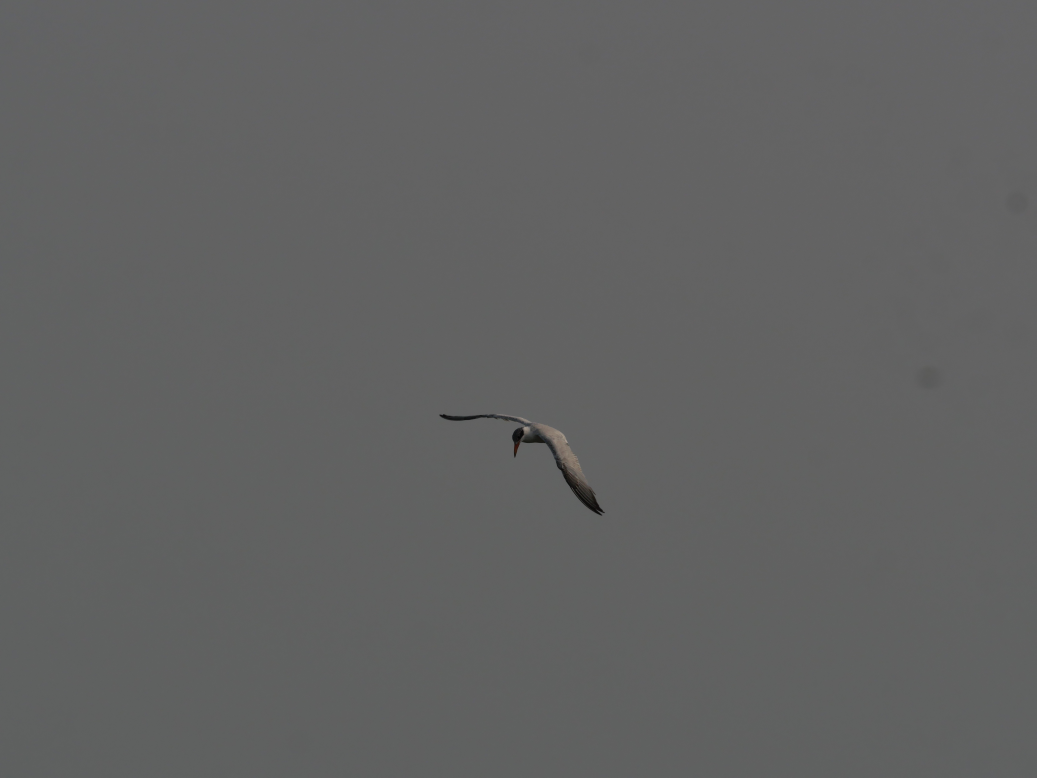
#> input picture test/P1052663.JPG, 5184 x 3888 px (shown at 1/5 size); its folder holds only this picture in this run
$ python -i track_map.py   (imports and definitions only)
#> lines starting #> are read from the running program, lines starting #| are printed output that depends on the picture; after the words box and inside, x2 and y2 are one past the last pixel; in counts of white or black regions, pixels touching at a corner belong together
# -*- coding: utf-8 -*-
"""生成观鸟行迹图、物种分布图与海拔剖面（PNG）。"""

from __future__ import annotations

import math
import os
from bisect import bisect_left
from dataclasses import dataclass
from datetime import datetime, timezone
from pathlib import Path
from typing import Dict, List, Mapping, Optional, Sequence, Tuple
from zoneinfo import ZoneInfo

import matplotlib

# [1 line not run here, left out]
import matplotlib.patheffects as pe
import matplotlib.pyplot as plt
import matplotlib.font_manager as fm
import numpy as np
from matplotlib.ticker import MaxNLocator, MultipleLocator
from matplotlib.offsetbox import (
    AnchoredOffsetbox,
    AnnotationBbox,
    HPacker,
    OffsetImage,
    TextArea,
)
from PIL import Image, ImageDraw, ImageFilter

from .amap_basemap import (
    fetch_amap_basemap_rgba,
    gcj_bounds_from_lonlats,
    regeo_place_label,
    wgs84_to_map_lonlat,
)
from .gpx_io import GpxPoint, load_gpx_many, resolve_gpx_path_list
from .gpx_match import (
    DEFAULT_EXIF_TZ,
    DEFAULT_GPX_TZ,
    TrackTimeAlignment,
    _times_index,
    alignment_from_tz,
    describe_time_alignment,
    match_photos_to_track,
)
from .photo_collect import BirdPhoto, collect_bird_photos
from .timezone_util import wall_clock_to_utc_naive

# 图内标题日期统一显示为北京时间
MAP_DISPLAY_TZ = ZoneInfo("Asia/Shanghai")

# 手机 2K 竖屏正式导出（宽 × 高，像素）
EXPORT_WIDTH_PX = 1440
EXPORT_HEIGHT_PX = 2560
EXPORT_DPI = 120
PREVIEW_WIDTH_PX = EXPORT_WIDTH_PX
PREVIEW_HEIGHT_PX = EXPORT_HEIGHT_PX
PREVIEW_DPI = EXPORT_DPI

# 照片 EXIF 时刻与 GPX 时间轴相差超过此值（秒）则不绘制记录点
DEFAULT_GPX_MATCH_MAX_DELTA_S = 60 * 60  # 1 小时：GPX 开晚了/关早了仍可按最近端点匹配
# 正式导出 PNG 时鸟图标注上限（避免画布过大 + 大量缩略图导致内存崩溃）
EXPORT_MAX_MARKERS = 150
# 预览模式鸟图标注上限
PREVIEW_MAX_MARKERS = 40

# 地图鸟图、物种标注与海拔文字相对原尺寸放大约 1/3
_MARKER_SIZE_SCALE = 4 / 3
# 裁圆前取画面中心正方形边长 = min(宽,高) × 此比例（0.5 ≈ 2× 放大鸟体）
_THUMB_CENTER_CROP_RATIO = 0.5
# 物种名距地图左右边界至少为地图宽度的此比例
_MAP_LABEL_X_MARGIN_FRAC = 1 / 50.0
# 物种名字号 = 地图轴高度（像素）/ 此除数
_MAP_SPECIES_LABEL_HEIGHT_DIV = 100.0
# 鸟图直径 = 整图高度 × 此比例（预览/导出一致）
_MAP_THUMB_HEIGHT_FRAC = 1 / 32.0
# 海拔剖面鸟图相对地图略小（原 48/64 比例）
_ELEV_THUMB_HEIGHT_FRAC = _MAP_THUMB_HEIGHT_FRAC * (48 / 64.0)

# 海拔剖面（绿色主题）
ELEV_LINE_COLOR = "#1B5E20"
ELEV_FILL_COLOR = "#D5F5E3"
ELEV_HIGHLIGHT_COLOR = "#27AE60"
ELEV_SPECIES_COLOR = "#E74C3C"
ELEV_PANEL_BORDER = "#BDBDBD"
ELEV_SPECIES_NAME_COLOR = "#1B5E20"
ELEV_LEADER_COLOR = "#7F8C8D"
ELEV_GRID_COLOR = "#D5D8DC"
ELEV_AXIS_COLOR = "#222222"
ELEV_LABEL_COLOR = "#333333"


def _up_marker_size(n: int | float) -> int:
    return max(1, round(float(n) * _MARKER_SIZE_SCALE))


# [6 lines left out: function _track_map_thumb_diameters, not called in this run]


_CJK_FONT_CONFIGURED = False
_COUNT_NUM_FONT_RESOLVED: Optional[str] = None

_COUNT_NUM_FONT_CANDIDATES = (
    "Haettenschweiler",
    "Bahnschrift SemiBold Condensed",
    "Franklin Gothic Medium Condensed",
    "Arial Narrow",
)


# [121 lines left out: functions _configure_matplotlib_cjk, _resolve_count_num_fontfamily, haversine_km, _photo_path_key, _dedupe_photos_by_species_radius, _track_cumulative_km, not called in this run]


def _circular_thumb_rgba(path: str, diameter: int = 44) -> np.ndarray:
    """正圆裁切鸟图 + 柔和阴影，返回 RGBA [0,1]。"""
#> called with path = '../../test/P1052663.JPG', diameter = 44
    d = max(16, int(diameter))
    pad = max(6, d // 5)
    canvas = Image.new("RGBA", (d + 2 * pad, d + 2 * pad), (0, 0, 0, 0))
#> canvas: PIL image 60x60 RGBA; every value is 0

    shadow = Image.new("RGBA", (d, d), (0, 0, 0, 0))
#> shadow: PIL image 44x44 RGBA; every value is 0
    ImageDraw.Draw(shadow).ellipse((0, 0, d - 1, d - 1), fill=(0, 0, 0, 100))
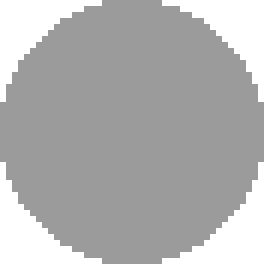
#> shadow: PIL image 44x44 RGBA (shown 6 times larger); mean R, G, B, A 0, 0, 0, 78.3; transparent parts drawn white
    shadow = shadow.filter(ImageFilter.GaussianBlur(radius=max(2, d // 12)))
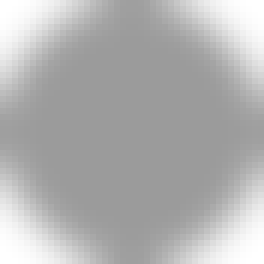
#> shadow: PIL image 44x44 RGBA (shown 6 times larger); mean R, G, B, A 0, 0, 0, 77.5; transparent parts drawn white
    canvas.paste(shadow, (pad + 2, pad + 4), shadow)
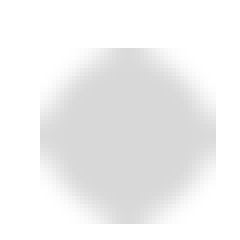
#> canvas: PIL image 60x60 RGBA (shown 4 times larger); mean R, G, B, A 0, 0, 0, 14.7; transparent parts drawn white

    im = Image.open(path).convert("RGB")
#> im is the input picture: PIL image 5184x3888 RGB; mean R, G, B 97.5, 98, 97.8
    w, h = im.size
#> w = 5184; h = 3888
    side = min(w, h)
#> side = 3888
    crop = max(1, int(side * _THUMB_CENTER_CROP_RATIO))
#> crop = 1944
    left = (w - crop) // 2
#> left = 1620
    top = (h - crop) // 2
#> top = 972
    im = im.crop((left, top, left + crop, top + crop))
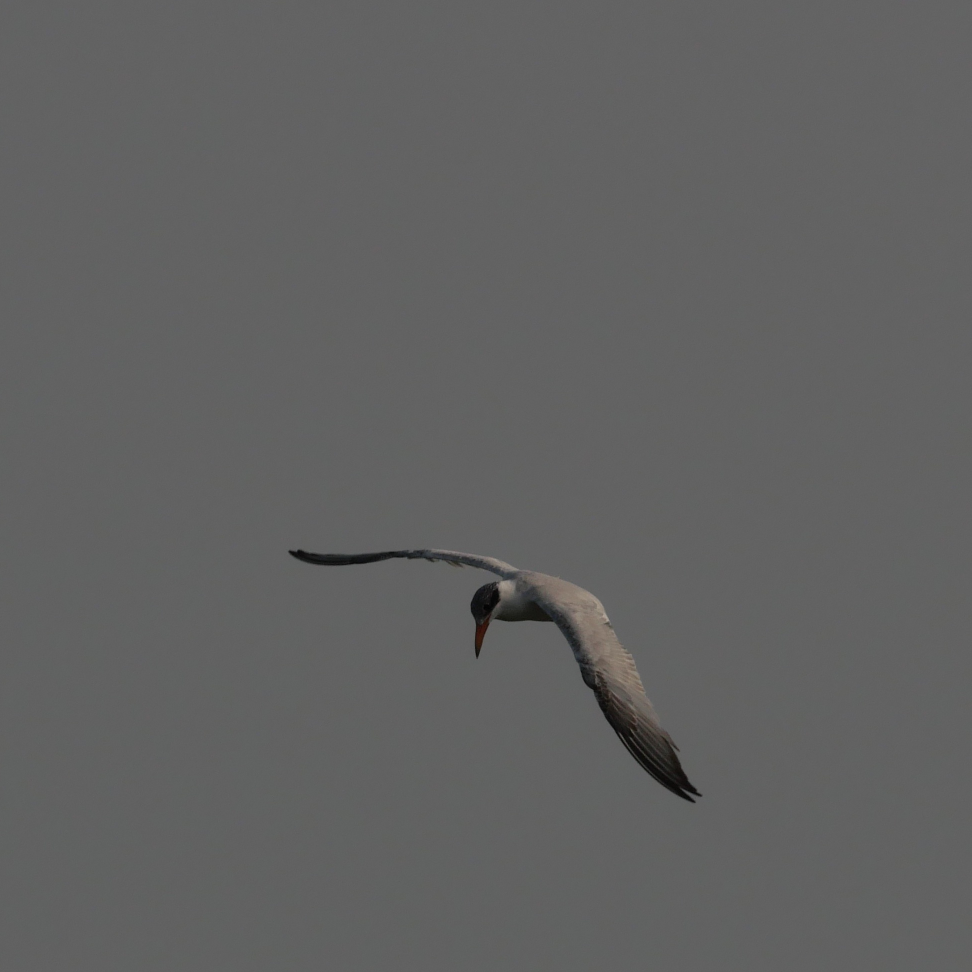
#> im: PIL image 1944x1944 RGB (shown at 1/2 size); mean R, G, B 97.3, 97.5, 97.2
    im = im.resize((d, d), Image.Resampling.LANCZOS)
#> im: PIL image 44x44 RGB
    mask = Image.new("L", (d, d), 0)
#> mask: PIL image 44x44 L; every value is 0
    ImageDraw.Draw(mask).ellipse((0, 0, d - 1, d - 1), fill=255)
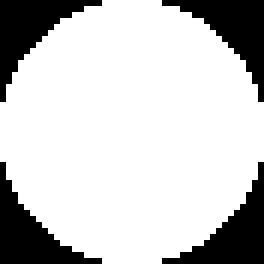
#> mask: PIL image 44x44 L (shown 6 times larger); 78.3% white; 4 black regions, box (x1, y1, x2, y2) and area: (0, 0, 17, 17) 105, (27, 0, 44, 17) 105, (0, 27, 17, 44) 105, (27, 27, 44, 44) 105
    circle = Image.new("RGBA", (d, d))
    circle.paste(im, (0, 0))
    circle.putalpha(mask)
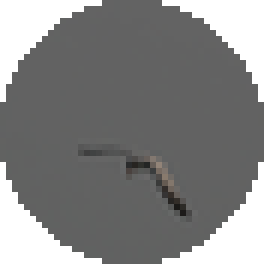
#> circle: PIL image 44x44 RGBA (shown 6 times larger); mean R, G, B, A 97.3, 97.5, 97.2, 199.7; transparent parts drawn white
    canvas.paste(circle, (pad, pad), circle)
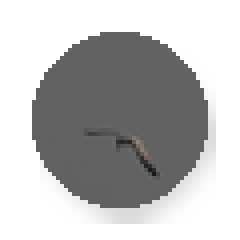
#> canvas: PIL image 60x60 RGBA (shown 4 times larger); mean R, G, B, A 40.9, 41, 40.9, 109; transparent parts drawn white
    return np.asarray(canvas, dtype=np.float32) / 255.0


# [63 lines left out: functions _map_xy, _to_beijing_wall, _observation_date_label, _observation_time_range_label, not called in this run]


def _distinct_species_count(photos: Sequence[BirdPhoto]) -> int:
    names = {ph.species_cn.strip() for ph in photos if (ph.species_cn or "").strip()}
    return len(names)


# [104 lines left out: functions resolve_track_map_place, resolve_track_map_titles, resolve_track_map_title, _map_logo_target_width_frac, _load_signature_logo_rgba, not called in this run]


# 数字地图 / 网格底图：深绿字；卫星影像：白字
MAP_INK_GREEN = "#1B5E20"
MAP_INK_GREEN_RGB = (27, 94, 32)
MAP_INK_WHITE = "#FFFFFF"
MAP_INK_WHITE_RGB = (255, 255, 255)
MAP_ACCENT_SATELLITE = "#F1C40F"
MAP_MARGIN_TITLE_X = 1.0 / 20.0
MAP_MARGIN_TITLE_Y = 1.0 / 35.0
MAP_MARGIN_SUMMARY_X = 1.0 / 15.0
# 海拔内嵌面板占用 map_ax 底部约 [0.03, 0.17]（transAxes）
ELEV_PANEL_TOP_AXES = 0.17
# 海拔外框内层绘图区 [left, bottom, width, height]
_ELEV_INNER_RECT = (0.04, 0.1, 0.92, 0.80)
# 海拔 data 区相对轨迹 x/y 范围的留白比例
_ELEV_X_LEFT_FRAC = 0.00
_ELEV_X_RIGHT_FRAC = 0.00
_ELEV_Y_BOTTOM_FRAC = 0.02
_ELEV_Y_TOP_FRAC = 0.1
# 鸟种名距海拔绘图区边缘 ≥ 宽/高的 1/50
_ELEV_LABEL_MARGIN_FRAC = 1 / 50.0
SUMMARY_GAP_AXES = 0.014
TITLE_GAP_AXES = 0.012


@dataclass
class MapMarkerLayout:
    displays: List[Tuple[float, float]]
    label_boxes_axes: List[Tuple[float, float, float, float]]
    thumb_boxes_axes: List[Tuple[float, float, float, float]]


def _is_satellite_basemap(basemap_style: str) -> bool:
    s = (basemap_style or "digital").lower()
    return s in ("satellite", "sat", "影像", "卫星")


# [41 lines left out: functions _map_ink, _map_accent_color, _map_summary_style, _map_text_effects, _ax_size_px, not called in this run]


def _font_pt_for_line_height_px(line_height_px: float, dpi: float) -> float:
    """将目标字高（px）换算为 matplotlib fontsize（pt）。"""
    return max(4.0, line_height_px * 72.0 / max(dpi, 1.0))


# [18 lines left out: function _map_typography, not called in this run]


def _data_to_axes_frac(ax, x: float, y: float) -> Tuple[float, float]:
    pt = ax.transAxes.inverted().transform(ax.transData.transform((x, y)))
    return float(pt[0]), float(pt[1])


# [389 lines left out: functions _data_box_to_axes_frac, _text_height_axes_frac, _label_box_axes_frac, _circle_box_axes_frac, _rect_overlap_axes_frac, _track_obstacle_boxes_axes and 6 more, not called in this run]


def _text_width_data(ax, text: str, fontsize_pt: float) -> float:
    x0, x1 = ax.get_xlim()
    return _text_width_axes_frac(ax, text, fontsize_pt) * max(x1 - x0, 1e-9)


# [4 lines left out: function _data_span_to_points, not called in this run]


def _accent_text_effects() -> List:
    return [pe.withStroke(linewidth=1.8, foreground="#000000", alpha=0.38)]


# [259 lines left out: functions _draw_map_summary, _thumb_radius_data, _circle_overlap_fraction, _min_center_distance, _layout_marker_displays, _data_span_y_to_points and 7 more, not called in this run]


# 鸟名相对圆形鸟图边缘的基准间距（相对历史默认值减半）
_SPECIES_LABEL_GAP_SCALE = 0.5


# [351 lines left out: functions _species_label_base_off, _layout_species_labels, _subplot_aspect_wh, _expand_lonlat_bounds, _build_timed_profile, _profile_at_time and 6 more, not called in this run]


_GPS_CLUSTER_MAX_COLS = 5
_GPS_DOT_COLOR = "#E67E22"
# 同行鸟图圆心距 = 直径 + gap；gap 为直径的 2/5（相对原先 1/5 再加大 1/5）
_THUMB_GAP_RATIO = 0.4
# 定位圆点相对历史默认直径放大 100%（面积 ×4）
_GPS_DOT_AREA_SCALE = 4.0


@dataclass
class _GpsClusterLayout:
    anchor: Tuple[float, float]
    side: int
    group: List[Tuple[BirdPhoto, float, float]]
    positions: List[Tuple[float, float]]
    row_first_indices: List[int]


# [756 lines left out: functions _px_as_km_at_view_center, _layout_cluster_radius_km, _cluster_photos_by_radius, _cluster_anchor_xy, _cluster_grid_metrics, _cluster_side_from_anchor and 16 more, not called in this run]


ELEV_LABEL_MAX_OVERLAP = 0.05
ELEV_LABEL_REFINE_PASSES_MIN = 6
ELEV_LABEL_REFINE_PASSES_MAX = 36


# [8 lines left out: function _label_layout_refine_passes, not called in this run]


def _rect_area(box: Tuple[float, float, float, float]) -> float:
    return max(0.0, box[2] - box[0]) * max(0.0, box[3] - box[1])


# [914 lines left out: functions _rect_intersection_area, _rect_overlap_fraction, _inflate_display_box, _fix_display_box, _elev_label_box_display, _max_label_overlap_fraction and 15 more, not called in this run]


def _figure_size_inches(width_px: int, height_px: int, dpi: int) -> Tuple[float, float]:
    return width_px / dpi, height_px / dpi


# [370 lines left out: functions _encode_path_reason_lines, _decode_path_reason_lines, _append_photo_report_section, iter_skipped_photo_log_lines, generate_track_maps, not called in this run]

>>> result = _circular_thumb_rgba('../../test/P1052663.JPG')

$ run again, on test/P1065327.JPG
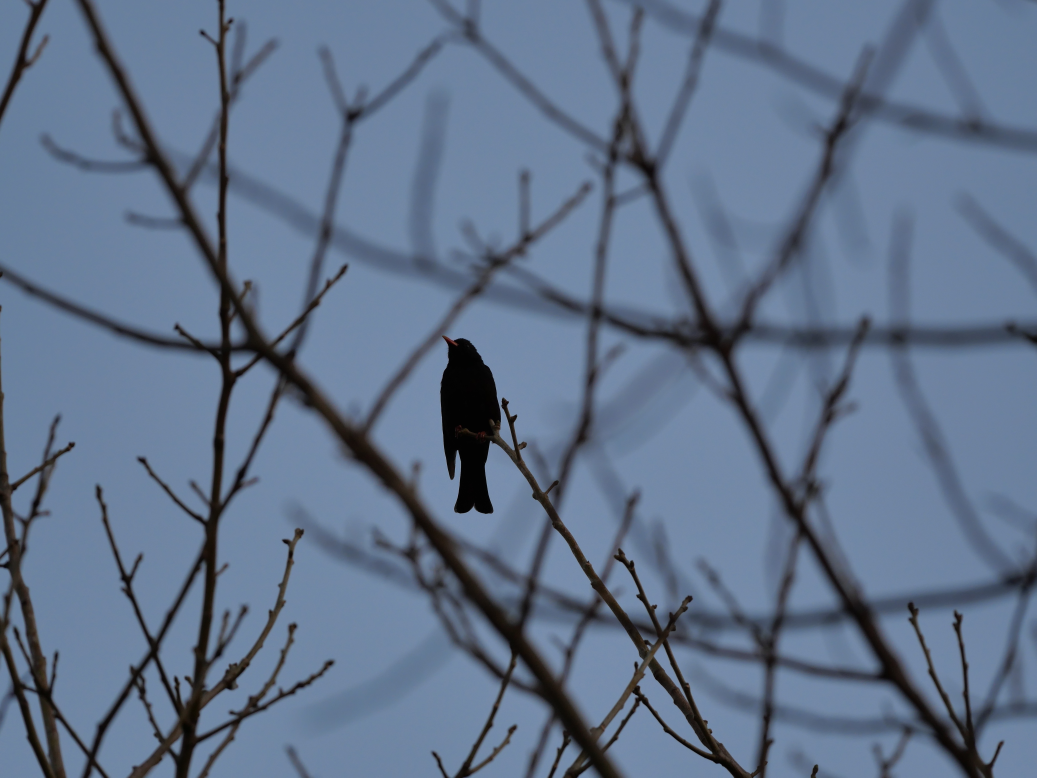
#> input picture test/P1065327.JPG, 5184 x 3888 px (shown at 1/5 size)
#> in _circular_thumb_rgba, im is the input picture: PIL image 5184x3888 RGB; mean R, G, B 97, 114.1, 138.8
#> in _circular_thumb_rgba, `im = im.crop((left, top, left + crop, top + crop))`:
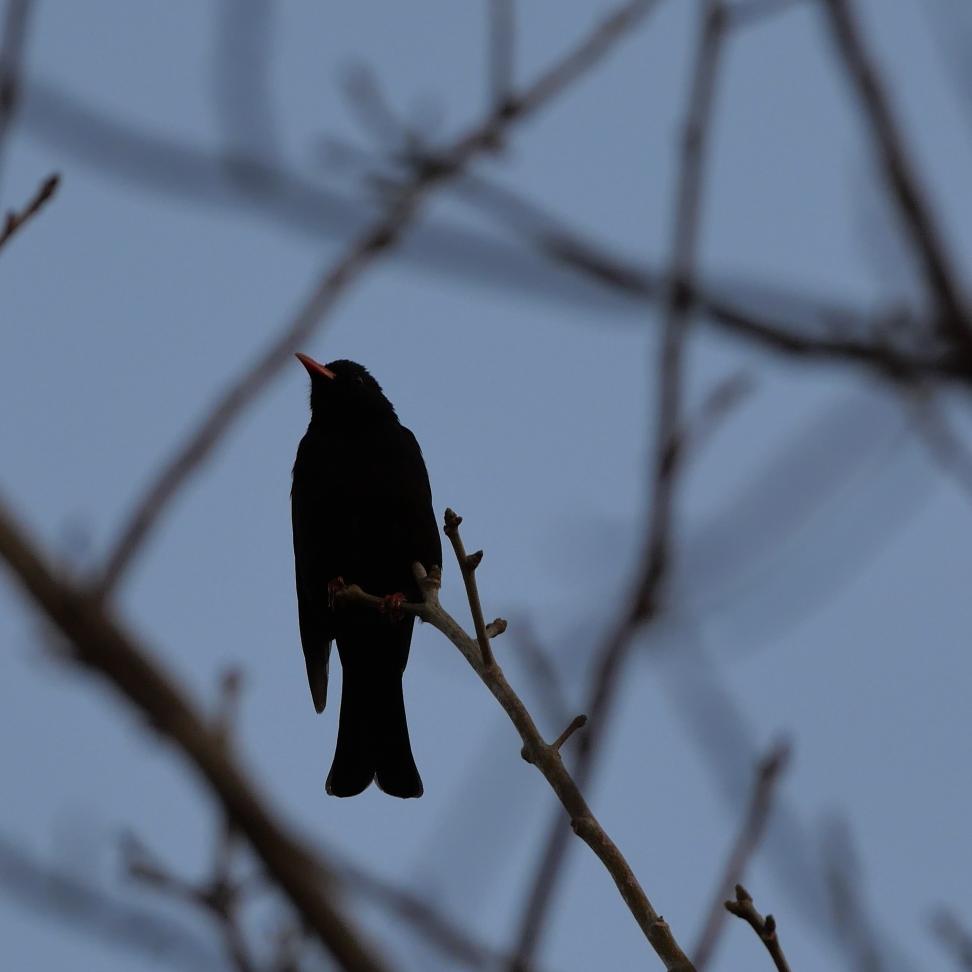
#> im: PIL image 1944x1944 RGB (shown at 1/2 size); mean R, G, B 96, 112, 135.5
#> in _circular_thumb_rgba, `canvas.paste(circle, (pad, pad), circle)`:
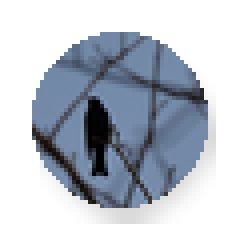
#> canvas: PIL image 60x60 RGBA (shown 4 times larger); mean R, G, B, A 40, 46.5, 56.3, 109; transparent parts drawn white
